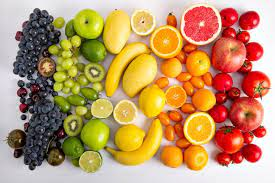
#> input picture week7/image.jpg, 275 x 183 px, given in place of the camera
$ python histogram_equalization.py
#> lines starting #> are read from the running program, lines starting #| are printed output that depends on the picture
import cv2
import numpy as np

cap = cv2.VideoCapture(0)
cap.set(cv2.CAP_PROP_FRAME_WIDTH, 320)
cap.set(cv2.CAP_PROP_FRAME_HEIGHT, 240)
cap.set(cv2.CAP_PROP_AUTO_EXPOSURE, 30)
while True:
    ret, img = cap.read()
#> img is the input picture: shape (183, 275, 3); mean B, G, R 103.1, 150.3, 190.9
    if ret:
        t_frame = cv2.cvtColor(img, cv2.COLOR_BGR2YCrCb)
#> t_frame: shape (183, 275, 3); mean of channels 0, 1, 2 157.1, 152.1, 97.6
        Y, Cr, Cb = cv2.split(t_frame)
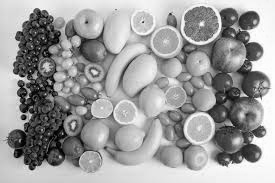
#> Y: shape (183, 275); min 0, max 255, mean 157.1
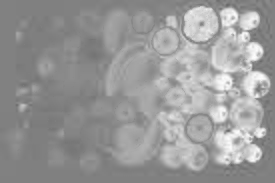
#> Cr: shape (183, 275); min 102, max 254, mean 152.1
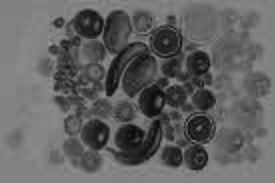
#> Cb: shape (183, 275); min 10, max 153, mean 97.6
        Y_ = cv2.equalizeHist(Y)
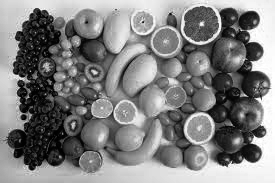
#> Y_: shape (183, 275); min 0, max 255, mean 128
        merged = cv2.cvtColor(cv2.merge((Y_, Cr, Cb)), cv2.COLOR_YCrCb2BGR)
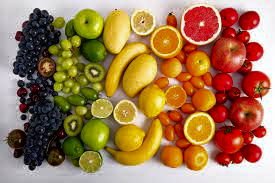
#> merged: shape (183, 275, 3); mean B, G, R 81.6, 122.9, 161.9

        cimg = np.hstack((img, merged))
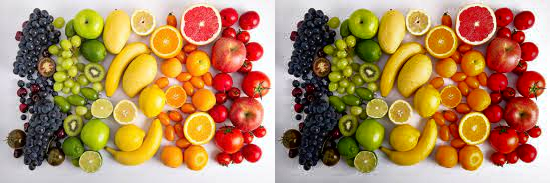
#> cimg: shape (183, 550, 3); mean B, G, R 92.4, 136.6, 176.4
        cv2.imshow('Histogram stretching', cimg)
        key = cv2.waitKey(33)
#> (key q is pressed here)
        if key == ord('q'):
            break
cap.release()
cv2.destroyAllWindows()
